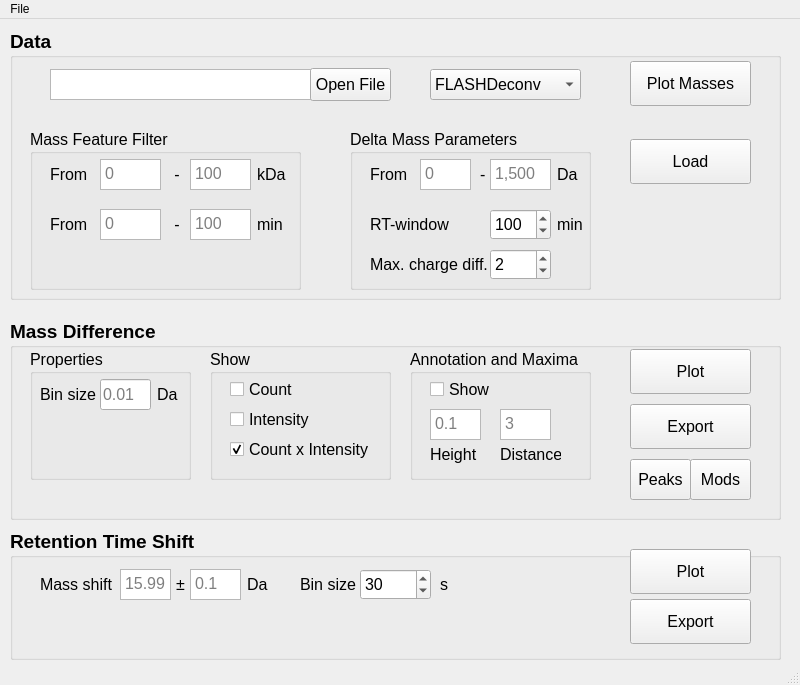
<?xml version="1.0" encoding="UTF-8"?>
<ui version="4.0">
 <class>MainWindows</class>
 <widget class="QMainWindow" name="MainWindows">
  <property name="enabled">
   <bool>true</bool>
  </property>
  <property name="geometry">
   <rect>
    <x>0</x>
    <y>0</y>
    <width>800</width>
    <height>685</height>
   </rect>
  </property>
  <property name="sizePolicy">
   <sizepolicy hsizetype="Preferred" vsizetype="Preferred">
    <horstretch>0</horstretch>
    <verstretch>0</verstretch>
   </sizepolicy>
  </property>
  <property name="minimumSize">
   <size>
    <width>800</width>
    <height>685</height>
   </size>
  </property>
  <property name="maximumSize">
   <size>
    <width>800</width>
    <height>685</height>
   </size>
  </property>
  <property name="windowTitle">
   <string>MainWindow</string>
  </property>
  <widget class="QWidget" name="centralwidget">
   <widget class="QGroupBox" name="group_templates_2">
    <property name="geometry">
     <rect>
      <x>10</x>
      <y>10</y>
      <width>771</width>
      <height>271</height>
     </rect>
    </property>
    <property name="font">
     <font>
      <family>Arial</family>
      <pointsize>14</pointsize>
      <weight>75</weight>
      <bold>true</bold>
     </font>
    </property>
    <property name="title">
     <string>Data</string>
    </property>
    <widget class="QTextBrowser" name="text_open_file">
     <property name="geometry">
      <rect>
       <x>40</x>
       <y>40</y>
       <width>261</width>
       <height>31</height>
      </rect>
     </property>
     <property name="font">
      <font>
       <pointsize>8</pointsize>
       <weight>50</weight>
       <bold>false</bold>
      </font>
     </property>
    </widget>
    <widget class="QComboBox" name="combobox_deconv_algorithm">
     <property name="enabled">
      <bool>true</bool>
     </property>
     <property name="geometry">
      <rect>
       <x>420</x>
       <y>40</y>
       <width>151</width>
       <height>31</height>
      </rect>
     </property>
     <property name="font">
      <font>
       <pointsize>12</pointsize>
       <weight>50</weight>
       <bold>false</bold>
      </font>
     </property>
     <item>
      <property name="text">
       <string>FLASHDeconv</string>
      </property>
     </item>
     <item>
      <property name="text">
       <string>ProMEX</string>
      </property>
     </item>
     <item>
      <property name="text">
       <string>TopFD</string>
      </property>
     </item>
     <item>
      <property name="text">
       <string>BioPharma</string>
      </property>
     </item>
    </widget>
    <widget class="QGroupBox" name="group_templates_5">
     <property name="geometry">
      <rect>
       <x>340</x>
       <y>100</y>
       <width>241</width>
       <height>161</height>
      </rect>
     </property>
     <property name="font">
      <font>
       <family>Arial</family>
       <pointsize>12</pointsize>
       <weight>50</weight>
       <bold>false</bold>
      </font>
     </property>
     <property name="title">
      <string>Delta Mass Parameters</string>
     </property>
     <widget class="QLabel" name="label_most_deff_5">
      <property name="geometry">
       <rect>
        <x>20</x>
        <y>30</y>
        <width>51</width>
        <height>31</height>
       </rect>
      </property>
      <property name="text">
       <string>From</string>
      </property>
     </widget>
     <widget class="QTextEdit" name="text_deltamass_mass_min">
      <property name="geometry">
       <rect>
        <x>70</x>
        <y>30</y>
        <width>51</width>
        <height>31</height>
       </rect>
      </property>
      <property name="tabChangesFocus">
       <bool>true</bool>
      </property>
      <property name="placeholderText">
       <string>0</string>
      </property>
     </widget>
     <widget class="QLabel" name="label_most_deff_6">
      <property name="geometry">
       <rect>
        <x>130</x>
        <y>20</y>
        <width>51</width>
        <height>51</height>
       </rect>
      </property>
      <property name="text">
       <string>-</string>
      </property>
     </widget>
     <widget class="QLabel" name="label_most_att_6">
      <property name="geometry">
       <rect>
        <x>207</x>
        <y>30</y>
        <width>31</width>
        <height>31</height>
       </rect>
      </property>
      <property name="text">
       <string>Da</string>
      </property>
     </widget>
     <widget class="QTextEdit" name="text_deltamass_mass_max">
      <property name="geometry">
       <rect>
        <x>140</x>
        <y>30</y>
        <width>61</width>
        <height>31</height>
       </rect>
      </property>
      <property name="tabChangesFocus">
       <bool>true</bool>
      </property>
      <property name="placeholderText">
       <string>1,500</string>
      </property>
     </widget>
     <widget class="QLabel" name="label_most_att_5">
      <property name="geometry">
       <rect>
        <x>207</x>
        <y>80</y>
        <width>41</width>
        <height>31</height>
       </rect>
      </property>
      <property name="text">
       <string>min</string>
      </property>
     </widget>
     <widget class="QSpinBox" name="text_massfeature_rt_window">
      <property name="geometry">
       <rect>
        <x>140</x>
        <y>80</y>
        <width>61</width>
        <height>31</height>
       </rect>
      </property>
      <property name="maximum">
       <number>1000</number>
      </property>
      <property name="singleStep">
       <number>5</number>
      </property>
      <property name="value">
       <number>100</number>
      </property>
      <property name="displayIntegerBase">
       <number>10</number>
      </property>
     </widget>
     <widget class="QLabel" name="label_most_att_3">
      <property name="geometry">
       <rect>
        <x>20</x>
        <y>80</y>
        <width>111</width>
        <height>31</height>
       </rect>
      </property>
      <property name="text">
       <string>RT-window</string>
      </property>
     </widget>
     <widget class="QLabel" name="label_most_att_7">
      <property name="geometry">
       <rect>
        <x>20</x>
        <y>120</y>
        <width>121</width>
        <height>31</height>
       </rect>
      </property>
      <property name="text">
       <string>Max. charge diff.</string>
      </property>
     </widget>
     <widget class="QSpinBox" name="text_massfeature_max_charge_diff">
      <property name="geometry">
       <rect>
        <x>140</x>
        <y>120</y>
        <width>61</width>
        <height>31</height>
       </rect>
      </property>
      <property name="toolTip">
       <string>P
T
K</string>
      </property>
      <property name="toolTipDuration">
       <number>-1</number>
      </property>
      <property name="maximum">
       <number>1000</number>
      </property>
      <property name="value">
       <number>2</number>
      </property>
     </widget>
    </widget>
    <widget class="QGroupBox" name="group_templates_3">
     <property name="geometry">
      <rect>
       <x>20</x>
       <y>100</y>
       <width>271</width>
       <height>161</height>
      </rect>
     </property>
     <property name="font">
      <font>
       <family>Arial</family>
       <pointsize>12</pointsize>
       <weight>50</weight>
       <bold>false</bold>
      </font>
     </property>
     <property name="title">
      <string>Mass Feature Filter</string>
     </property>
     <widget class="QLabel" name="label_most_deff_3">
      <property name="geometry">
       <rect>
        <x>20</x>
        <y>30</y>
        <width>51</width>
        <height>31</height>
       </rect>
      </property>
      <property name="text">
       <string>From</string>
      </property>
     </widget>
     <widget class="QTextEdit" name="text_massfeature_mass_min">
      <property name="enabled">
       <bool>true</bool>
      </property>
      <property name="geometry">
       <rect>
        <x>70</x>
        <y>30</y>
        <width>61</width>
        <height>31</height>
       </rect>
      </property>
      <property name="toolTip">
       <string notr="true">Minimal Mass</string>
      </property>
      <property name="toolTipDuration">
       <number>-1</number>
      </property>
      <property name="statusTip">
       <string/>
      </property>
      <property name="whatsThis">
       <string/>
      </property>
      <property name="tabChangesFocus">
       <bool>true</bool>
      </property>
      <property name="placeholderText">
       <string>0</string>
      </property>
     </widget>
     <widget class="QLabel" name="label_most_deff_4">
      <property name="geometry">
       <rect>
        <x>140</x>
        <y>20</y>
        <width>21</width>
        <height>51</height>
       </rect>
      </property>
      <property name="text">
       <string> -</string>
      </property>
     </widget>
     <widget class="QLabel" name="label_most_att_4">
      <property name="geometry">
       <rect>
        <x>227</x>
        <y>30</y>
        <width>41</width>
        <height>31</height>
       </rect>
      </property>
      <property name="text">
       <string>kDa</string>
      </property>
     </widget>
     <widget class="QTextEdit" name="text_massfeature_mass_max">
      <property name="geometry">
       <rect>
        <x>160</x>
        <y>30</y>
        <width>61</width>
        <height>31</height>
       </rect>
      </property>
      <property name="toolTip">
       <string>Maximal mass</string>
      </property>
      <property name="tabChangesFocus">
       <bool>true</bool>
      </property>
      <property name="placeholderText">
       <string>100</string>
      </property>
     </widget>
     <widget class="QLabel" name="label_most_deff_9">
      <property name="geometry">
       <rect>
        <x>140</x>
        <y>70</y>
        <width>21</width>
        <height>51</height>
       </rect>
      </property>
      <property name="text">
       <string> -</string>
      </property>
     </widget>
     <widget class="QTextEdit" name="text_massfeature_time_min">
      <property name="enabled">
       <bool>true</bool>
      </property>
      <property name="geometry">
       <rect>
        <x>70</x>
        <y>80</y>
        <width>61</width>
        <height>31</height>
       </rect>
      </property>
      <property name="toolTip">
       <string notr="true">Minimal Mass</string>
      </property>
      <property name="toolTipDuration">
       <number>-1</number>
      </property>
      <property name="statusTip">
       <string/>
      </property>
      <property name="whatsThis">
       <string/>
      </property>
      <property name="tabChangesFocus">
       <bool>true</bool>
      </property>
      <property name="placeholderText">
       <string>0</string>
      </property>
     </widget>
     <widget class="QTextEdit" name="text_massfeature_time_max">
      <property name="geometry">
       <rect>
        <x>160</x>
        <y>80</y>
        <width>61</width>
        <height>31</height>
       </rect>
      </property>
      <property name="toolTip">
       <string>Maximal mass</string>
      </property>
      <property name="tabChangesFocus">
       <bool>true</bool>
      </property>
      <property name="placeholderText">
       <string>100</string>
      </property>
     </widget>
     <widget class="QLabel" name="label_most_att_9">
      <property name="geometry">
       <rect>
        <x>227</x>
        <y>80</y>
        <width>41</width>
        <height>31</height>
       </rect>
      </property>
      <property name="text">
       <string>min</string>
      </property>
     </widget>
     <widget class="QLabel" name="label_most_deff_10">
      <property name="geometry">
       <rect>
        <x>20</x>
        <y>80</y>
        <width>51</width>
        <height>31</height>
       </rect>
      </property>
      <property name="text">
       <string>From</string>
      </property>
     </widget>
    </widget>
    <widget class="QPushButton" name="button_load_data">
     <property name="geometry">
      <rect>
       <x>620</x>
       <y>110</y>
       <width>121</width>
       <height>45</height>
      </rect>
     </property>
     <property name="font">
      <font>
       <family>Arial</family>
       <pointsize>12</pointsize>
       <weight>50</weight>
       <bold>false</bold>
      </font>
     </property>
     <property name="text">
      <string>Load</string>
     </property>
    </widget>
    <widget class="QPushButton" name="button_open_file">
     <property name="geometry">
      <rect>
       <x>300</x>
       <y>39</y>
       <width>81</width>
       <height>33</height>
      </rect>
     </property>
     <property name="font">
      <font>
       <family>Arial</family>
       <pointsize>12</pointsize>
       <weight>50</weight>
       <bold>false</bold>
      </font>
     </property>
     <property name="text">
      <string>Open File</string>
     </property>
    </widget>
    <widget class="QPushButton" name="button_plot_masses">
     <property name="geometry">
      <rect>
       <x>620</x>
       <y>32</y>
       <width>121</width>
       <height>45</height>
      </rect>
     </property>
     <property name="font">
      <font>
       <family>Arial</family>
       <pointsize>12</pointsize>
       <weight>50</weight>
       <bold>false</bold>
      </font>
     </property>
     <property name="text">
      <string>Plot Masses</string>
     </property>
     <property name="autoDefault">
      <bool>false</bool>
     </property>
     <property name="flat">
      <bool>false</bool>
     </property>
    </widget>
   </widget>
   <widget class="QGroupBox" name="group_templates_4">
    <property name="enabled">
     <bool>true</bool>
    </property>
    <property name="geometry">
     <rect>
      <x>10</x>
      <y>300</y>
      <width>771</width>
      <height>201</height>
     </rect>
    </property>
    <property name="font">
     <font>
      <family>Arial</family>
      <pointsize>14</pointsize>
      <weight>75</weight>
      <bold>true</bold>
     </font>
    </property>
    <property name="title">
     <string>Mass Difference</string>
    </property>
    <widget class="QGroupBox" name="groupBox">
     <property name="geometry">
      <rect>
       <x>200</x>
       <y>30</y>
       <width>181</width>
       <height>131</height>
      </rect>
     </property>
     <property name="font">
      <font>
       <pointsize>12</pointsize>
       <weight>50</weight>
       <bold>false</bold>
      </font>
     </property>
     <property name="title">
      <string>Show</string>
     </property>
     <widget class="QCheckBox" name="checkbox_deltamass_countintensity">
      <property name="geometry">
       <rect>
        <x>20</x>
        <y>90</y>
        <width>141</width>
        <height>21</height>
       </rect>
      </property>
      <property name="text">
       <string>Count x Intensity</string>
      </property>
      <property name="checked">
       <bool>true</bool>
      </property>
     </widget>
     <widget class="QCheckBox" name="checkbox_deltamass_intensity">
      <property name="geometry">
       <rect>
        <x>20</x>
        <y>60</y>
        <width>141</width>
        <height>21</height>
       </rect>
      </property>
      <property name="text">
       <string>Intensity</string>
      </property>
     </widget>
     <widget class="QCheckBox" name="checkbox_deltamass_count">
      <property name="geometry">
       <rect>
        <x>20</x>
        <y>30</y>
        <width>131</width>
        <height>21</height>
       </rect>
      </property>
      <property name="text">
       <string>Count</string>
      </property>
      <property name="checked">
       <bool>false</bool>
      </property>
      <property name="tristate">
       <bool>false</bool>
      </property>
     </widget>
    </widget>
    <widget class="QGroupBox" name="groupBox_2">
     <property name="geometry">
      <rect>
       <x>400</x>
       <y>30</y>
       <width>181</width>
       <height>131</height>
      </rect>
     </property>
     <property name="font">
      <font>
       <pointsize>12</pointsize>
       <weight>50</weight>
       <bold>false</bold>
      </font>
     </property>
     <property name="title">
      <string>Annotation and Maxima</string>
     </property>
     <widget class="QCheckBox" name="checkbox_annotation_show">
      <property name="geometry">
       <rect>
        <x>20</x>
        <y>30</y>
        <width>131</width>
        <height>21</height>
       </rect>
      </property>
      <property name="text">
       <string>Show </string>
      </property>
     </widget>
     <widget class="QTextEdit" name="text_massdifference_annotation_height">
      <property name="geometry">
       <rect>
        <x>20</x>
        <y>60</y>
        <width>51</width>
        <height>31</height>
       </rect>
      </property>
      <property name="tabChangesFocus">
       <bool>true</bool>
      </property>
      <property name="placeholderText">
       <string>0.1</string>
      </property>
     </widget>
     <widget class="QTextEdit" name="text_massdifference_annotation_distance">
      <property name="geometry">
       <rect>
        <x>90</x>
        <y>60</y>
        <width>51</width>
        <height>31</height>
       </rect>
      </property>
      <property name="tabChangesFocus">
       <bool>true</bool>
      </property>
      <property name="placeholderText">
       <string>3</string>
      </property>
     </widget>
     <widget class="QLabel" name="label_most_deff_8">
      <property name="geometry">
       <rect>
        <x>20</x>
        <y>90</y>
        <width>61</width>
        <height>31</height>
       </rect>
      </property>
      <property name="text">
       <string>Height</string>
      </property>
     </widget>
     <widget class="QLabel" name="label_most_deff_7">
      <property name="geometry">
       <rect>
        <x>90</x>
        <y>90</y>
        <width>61</width>
        <height>31</height>
       </rect>
      </property>
      <property name="text">
       <string>Distance</string>
      </property>
     </widget>
    </widget>
    <widget class="QPushButton" name="button_plot_histogram">
     <property name="enabled">
      <bool>true</bool>
     </property>
     <property name="geometry">
      <rect>
       <x>620</x>
       <y>30</y>
       <width>121</width>
       <height>45</height>
      </rect>
     </property>
     <property name="font">
      <font>
       <family>Arial</family>
       <pointsize>12</pointsize>
       <weight>50</weight>
       <bold>false</bold>
      </font>
     </property>
     <property name="text">
      <string>Plot</string>
     </property>
    </widget>
    <widget class="QPushButton" name="button_export_histogram_data">
     <property name="geometry">
      <rect>
       <x>620</x>
       <y>85</y>
       <width>121</width>
       <height>45</height>
      </rect>
     </property>
     <property name="font">
      <font>
       <family>Arial</family>
       <pointsize>12</pointsize>
       <weight>50</weight>
       <bold>false</bold>
      </font>
     </property>
     <property name="text">
      <string>Export</string>
     </property>
    </widget>
    <widget class="QPushButton" name="button_show_peaklist">
     <property name="geometry">
      <rect>
       <x>620</x>
       <y>140</y>
       <width>61</width>
       <height>41</height>
      </rect>
     </property>
     <property name="font">
      <font>
       <family>Arial</family>
       <pointsize>12</pointsize>
       <weight>50</weight>
       <bold>false</bold>
      </font>
     </property>
     <property name="text">
      <string>Peaks</string>
     </property>
    </widget>
    <widget class="QPushButton" name="button_show_possible_modifications">
     <property name="geometry">
      <rect>
       <x>680</x>
       <y>140</y>
       <width>61</width>
       <height>41</height>
      </rect>
     </property>
     <property name="font">
      <font>
       <family>Arial</family>
       <pointsize>12</pointsize>
       <weight>50</weight>
       <bold>false</bold>
      </font>
     </property>
     <property name="text">
      <string>Mods</string>
     </property>
    </widget>
    <widget class="QGroupBox" name="groupBox_3">
     <property name="geometry">
      <rect>
       <x>20</x>
       <y>30</y>
       <width>161</width>
       <height>131</height>
      </rect>
     </property>
     <property name="font">
      <font>
       <pointsize>12</pointsize>
       <weight>50</weight>
       <bold>false</bold>
      </font>
     </property>
     <property name="title">
      <string>Properties</string>
     </property>
     <widget class="QLineEdit" name="text_massdifference_bin_size">
      <property name="geometry">
       <rect>
        <x>70</x>
        <y>30</y>
        <width>51</width>
        <height>31</height>
       </rect>
      </property>
      <property name="font">
       <font>
        <pointsize>12</pointsize>
        <weight>50</weight>
        <bold>false</bold>
       </font>
      </property>
      <property name="placeholderText">
       <string>0.01</string>
      </property>
     </widget>
     <widget class="QLabel" name="label_most_deff">
      <property name="geometry">
       <rect>
        <x>10</x>
        <y>30</y>
        <width>61</width>
        <height>31</height>
       </rect>
      </property>
      <property name="font">
       <font>
        <pointsize>12</pointsize>
        <weight>50</weight>
        <bold>false</bold>
       </font>
      </property>
      <property name="text">
       <string>Bin size</string>
      </property>
     </widget>
     <widget class="QLabel" name="label_most_att_8">
      <property name="geometry">
       <rect>
        <x>127</x>
        <y>30</y>
        <width>41</width>
        <height>31</height>
       </rect>
      </property>
      <property name="text">
       <string>Da</string>
      </property>
     </widget>
    </widget>
   </widget>
   <widget class="QGroupBox" name="groupBox_5">
    <property name="enabled">
     <bool>true</bool>
    </property>
    <property name="geometry">
     <rect>
      <x>10</x>
      <y>510</y>
      <width>771</width>
      <height>131</height>
     </rect>
    </property>
    <property name="font">
     <font>
      <family>Arial</family>
      <pointsize>14</pointsize>
      <weight>75</weight>
      <bold>true</bold>
     </font>
    </property>
    <property name="title">
     <string>Retention Time Shift</string>
    </property>
    <widget class="QLabel" name="label_most_deff_12">
     <property name="geometry">
      <rect>
       <x>30</x>
       <y>40</y>
       <width>81</width>
       <height>31</height>
      </rect>
     </property>
     <property name="font">
      <font>
       <pointsize>12</pointsize>
       <weight>50</weight>
       <bold>false</bold>
      </font>
     </property>
     <property name="text">
      <string>Mass shift</string>
     </property>
    </widget>
    <widget class="QTextEdit" name="text_retentiontime_shift_mass">
     <property name="geometry">
      <rect>
       <x>110</x>
       <y>40</y>
       <width>51</width>
       <height>31</height>
      </rect>
     </property>
     <property name="font">
      <font>
       <pointsize>12</pointsize>
       <weight>50</weight>
       <bold>false</bold>
      </font>
     </property>
     <property name="tabChangesFocus">
      <bool>true</bool>
     </property>
     <property name="placeholderText">
      <string>15.99</string>
     </property>
    </widget>
    <widget class="QLabel" name="label_most_deff_13">
     <property name="geometry">
      <rect>
       <x>160</x>
       <y>40</y>
       <width>21</width>
       <height>31</height>
      </rect>
     </property>
     <property name="font">
      <font>
       <pointsize>12</pointsize>
       <weight>50</weight>
       <bold>false</bold>
      </font>
     </property>
     <property name="text">
      <string>±</string>
     </property>
     <property name="alignment">
      <set>Qt::AlignCenter</set>
     </property>
    </widget>
    <widget class="QTextEdit" name="text_retentiontime_shift_tolerance">
     <property name="geometry">
      <rect>
       <x>180</x>
       <y>40</y>
       <width>51</width>
       <height>31</height>
      </rect>
     </property>
     <property name="font">
      <font>
       <pointsize>12</pointsize>
       <weight>50</weight>
       <bold>false</bold>
      </font>
     </property>
     <property name="tabChangesFocus">
      <bool>true</bool>
     </property>
     <property name="placeholderText">
      <string>0.1</string>
     </property>
    </widget>
    <widget class="QLabel" name="label_most_deff_14">
     <property name="geometry">
      <rect>
       <x>237</x>
       <y>40</y>
       <width>31</width>
       <height>31</height>
      </rect>
     </property>
     <property name="font">
      <font>
       <pointsize>12</pointsize>
       <weight>50</weight>
       <bold>false</bold>
      </font>
     </property>
     <property name="text">
      <string>Da</string>
     </property>
    </widget>
    <widget class="QLabel" name="label_most_deff_15">
     <property name="geometry">
      <rect>
       <x>290</x>
       <y>40</y>
       <width>61</width>
       <height>31</height>
      </rect>
     </property>
     <property name="font">
      <font>
       <pointsize>12</pointsize>
       <weight>50</weight>
       <bold>false</bold>
      </font>
     </property>
     <property name="text">
      <string>Bin size</string>
     </property>
    </widget>
    <widget class="QPushButton" name="button_plot_rt_shift">
     <property name="geometry">
      <rect>
       <x>620</x>
       <y>20</y>
       <width>121</width>
       <height>45</height>
      </rect>
     </property>
     <property name="font">
      <font>
       <family>Arial</family>
       <pointsize>12</pointsize>
       <weight>50</weight>
       <bold>false</bold>
      </font>
     </property>
     <property name="text">
      <string>Plot</string>
     </property>
    </widget>
    <widget class="QDoubleSpinBox" name="text_retentiontime_shift_bin_size">
     <property name="geometry">
      <rect>
       <x>350</x>
       <y>40</y>
       <width>71</width>
       <height>31</height>
      </rect>
     </property>
     <property name="font">
      <font>
       <pointsize>12</pointsize>
       <weight>50</weight>
       <bold>false</bold>
      </font>
     </property>
     <property name="decimals">
      <number>0</number>
     </property>
     <property name="maximum">
      <double>600.000000000000000</double>
     </property>
     <property name="singleStep">
      <double>15.000000000000000</double>
     </property>
     <property name="value">
      <double>30.000000000000000</double>
     </property>
    </widget>
    <widget class="QLabel" name="label_most_deff_17">
     <property name="geometry">
      <rect>
       <x>430</x>
       <y>40</y>
       <width>41</width>
       <height>31</height>
      </rect>
     </property>
     <property name="font">
      <font>
       <pointsize>12</pointsize>
       <weight>50</weight>
       <bold>false</bold>
      </font>
     </property>
     <property name="text">
      <string>s</string>
     </property>
    </widget>
    <widget class="QPushButton" name="button_export_rt_shift_data">
     <property name="geometry">
      <rect>
       <x>620</x>
       <y>70</y>
       <width>121</width>
       <height>45</height>
      </rect>
     </property>
     <property name="font">
      <font>
       <family>Arial</family>
       <pointsize>12</pointsize>
       <weight>50</weight>
       <bold>false</bold>
      </font>
     </property>
     <property name="text">
      <string>Export</string>
     </property>
    </widget>
   </widget>
  </widget>
  <widget class="QMenuBar" name="menubar">
   <property name="geometry">
    <rect>
     <x>0</x>
     <y>0</y>
     <width>800</width>
     <height>21</height>
    </rect>
   </property>
   <widget class="QMenu" name="menuFile">
    <property name="title">
     <string>File</string>
    </property>
    <addaction name="separator"/>
    <addaction name="menu_save_results"/>
    <addaction name="menu_open_results"/>
    <addaction name="separator"/>
    <addaction name="actionAbout"/>
   </widget>
   <addaction name="menuFile"/>
  </widget>
  <widget class="QStatusBar" name="statusbar"/>
  <action name="menu_save_results">
   <property name="checkable">
    <bool>false</bool>
   </property>
   <property name="text">
    <string>Save Results</string>
   </property>
   <property name="shortcut">
    <string>Ctrl+S</string>
   </property>
  </action>
  <action name="menu_open_results">
   <property name="text">
    <string>Open Results</string>
   </property>
   <property name="shortcut">
    <string>Ctrl+O</string>
   </property>
  </action>
  <action name="actionSchlie_en">
   <property name="text">
    <string>Schließen</string>
   </property>
  </action>
  <action name="actionAbout">
   <property name="text">
    <string>About</string>
   </property>
  </action>
 </widget>
 <tabstops>
  <tabstop>button_open_file</tabstop>
  <tabstop>combobox_deconv_algorithm</tabstop>
  <tabstop>button_plot_masses</tabstop>
  <tabstop>text_massfeature_mass_min</tabstop>
  <tabstop>text_massfeature_mass_max</tabstop>
  <tabstop>text_deltamass_mass_min</tabstop>
  <tabstop>text_deltamass_mass_max</tabstop>
  <tabstop>text_massfeature_rt_window</tabstop>
  <tabstop>text_massfeature_max_charge_diff</tabstop>
  <tabstop>button_load_data</tabstop>
  <tabstop>text_massdifference_bin_size</tabstop>
  <tabstop>checkbox_deltamass_count</tabstop>
  <tabstop>checkbox_deltamass_intensity</tabstop>
  <tabstop>checkbox_deltamass_countintensity</tabstop>
  <tabstop>checkbox_annotation_show</tabstop>
  <tabstop>text_massdifference_annotation_height</tabstop>
  <tabstop>text_massdifference_annotation_distance</tabstop>
  <tabstop>button_plot_histogram</tabstop>
  <tabstop>button_export_histogram_data</tabstop>
  <tabstop>button_show_peaklist</tabstop>
  <tabstop>button_show_possible_modifications</tabstop>
  <tabstop>text_retentiontime_shift_mass</tabstop>
  <tabstop>text_retentiontime_shift_tolerance</tabstop>
  <tabstop>text_retentiontime_shift_bin_size</tabstop>
  <tabstop>button_plot_rt_shift</tabstop>
  <tabstop>button_export_rt_shift_data</tabstop>
  <tabstop>text_open_file</tabstop>
 </tabstops>
 <resources/>
 <connections>
  <connection>
   <sender>button_open_file</sender>
   <signal>clicked()</signal>
   <receiver>MainWindows</receiver>
   <slot>open_file()</slot>
   <hints>
    <hint type="sourcelabel">
     <x>376</x>
     <y>80</y>
    </hint>
    <hint type="destinationlabel">
     <x>810</x>
     <y>52</y>
    </hint>
   </hints>
  </connection>
  <connection>
   <sender>button_load_data</sender>
   <signal>clicked()</signal>
   <receiver>MainWindows</receiver>
   <slot>load_data()</slot>
   <hints>
    <hint type="sourcelabel">
     <x>734</x>
     <y>185</y>
    </hint>
    <hint type="destinationlabel">
     <x>810</x>
     <y>165</y>
    </hint>
   </hints>
  </connection>
  <connection>
   <sender>button_plot_histogram</sender>
   <signal>clicked()</signal>
   <receiver>MainWindows</receiver>
   <slot>plot_histogram()</slot>
   <hints>
    <hint type="sourcelabel">
     <x>718</x>
     <y>395</y>
    </hint>
    <hint type="destinationlabel">
     <x>810</x>
     <y>403</y>
    </hint>
   </hints>
  </connection>
  <connection>
   <sender>button_plot_rt_shift</sender>
   <signal>clicked()</signal>
   <receiver>MainWindows</receiver>
   <slot>plot_rt_shift()</slot>
   <hints>
    <hint type="sourcelabel">
     <x>730</x>
     <y>573</y>
    </hint>
    <hint type="destinationlabel">
     <x>810</x>
     <y>561</y>
    </hint>
   </hints>
  </connection>
  <connection>
   <sender>button_export_histogram_data</sender>
   <signal>clicked()</signal>
   <receiver>MainWindows</receiver>
   <slot>export_histogram_data()</slot>
   <hints>
    <hint type="sourcelabel">
     <x>750</x>
     <y>450</y>
    </hint>
    <hint type="destinationlabel">
     <x>810</x>
     <y>659</y>
    </hint>
   </hints>
  </connection>
  <connection>
   <sender>button_export_rt_shift_data</sender>
   <signal>clicked()</signal>
   <receiver>MainWindows</receiver>
   <slot>export_rt_shift_data()</slot>
   <hints>
    <hint type="sourcelabel">
     <x>750</x>
     <y>645</y>
    </hint>
    <hint type="destinationlabel">
     <x>810</x>
     <y>683</y>
    </hint>
   </hints>
  </connection>
  <connection>
   <sender>button_show_peaklist</sender>
   <signal>clicked()</signal>
   <receiver>MainWindows</receiver>
   <slot>show_peaklist()</slot>
   <hints>
    <hint type="sourcelabel">
     <x>690</x>
     <y>501</y>
    </hint>
    <hint type="destinationlabel">
     <x>810</x>
     <y>712</y>
    </hint>
   </hints>
  </connection>
  <connection>
   <sender>button_show_possible_modifications</sender>
   <signal>clicked()</signal>
   <receiver>MainWindows</receiver>
   <slot>show_possible_modifications()</slot>
   <hints>
    <hint type="sourcelabel">
     <x>750</x>
     <y>501</y>
    </hint>
    <hint type="destinationlabel">
     <x>808</x>
     <y>712</y>
    </hint>
   </hints>
  </connection>
  <connection>
   <sender>menu_save_results</sender>
   <signal>triggered()</signal>
   <receiver>MainWindows</receiver>
   <slot>save_results()</slot>
   <hints>
    <hint type="sourcelabel">
     <x>-1</x>
     <y>-1</y>
    </hint>
    <hint type="destinationlabel">
     <x>473</x>
     <y>432</y>
    </hint>
   </hints>
  </connection>
  <connection>
   <sender>menu_open_results</sender>
   <signal>triggered()</signal>
   <receiver>MainWindows</receiver>
   <slot>load_results()</slot>
   <hints>
    <hint type="sourcelabel">
     <x>-1</x>
     <y>-1</y>
    </hint>
    <hint type="destinationlabel">
     <x>473</x>
     <y>432</y>
    </hint>
   </hints>
  </connection>
  <connection>
   <sender>button_plot_masses</sender>
   <signal>clicked()</signal>
   <receiver>MainWindows</receiver>
   <slot>plot_masses()</slot>
   <hints>
    <hint type="sourcelabel">
     <x>724</x>
     <y>73</y>
    </hint>
    <hint type="destinationlabel">
     <x>810</x>
     <y>85</y>
    </hint>
   </hints>
  </connection>
  <connection>
   <sender>actionAbout</sender>
   <signal>triggered()</signal>
   <receiver>MainWindows</receiver>
   <slot>show_about()</slot>
   <hints>
    <hint type="sourcelabel">
     <x>-1</x>
     <y>-1</y>
    </hint>
    <hint type="destinationlabel">
     <x>399</x>
     <y>342</y>
    </hint>
   </hints>
  </connection>
 </connections>
 <slots>
  <slot>test()</slot>
  <slot>open_file()</slot>
  <slot>change_flashdeconv_algorithm()</slot>
  <slot>load_data()</slot>
  <slot>plot_histogram()</slot>
  <slot>plot_rt_shift()</slot>
  <slot>export_histogram_data()</slot>
  <slot>export_rt_shift_data()</slot>
  <slot>show_peaklist()</slot>
  <slot>show_possible_modifications()</slot>
  <slot>save_results()</slot>
  <slot>load_results()</slot>
  <slot>plot_masses()</slot>
  <slot>show_about()</slot>
 </slots>
</ui>
